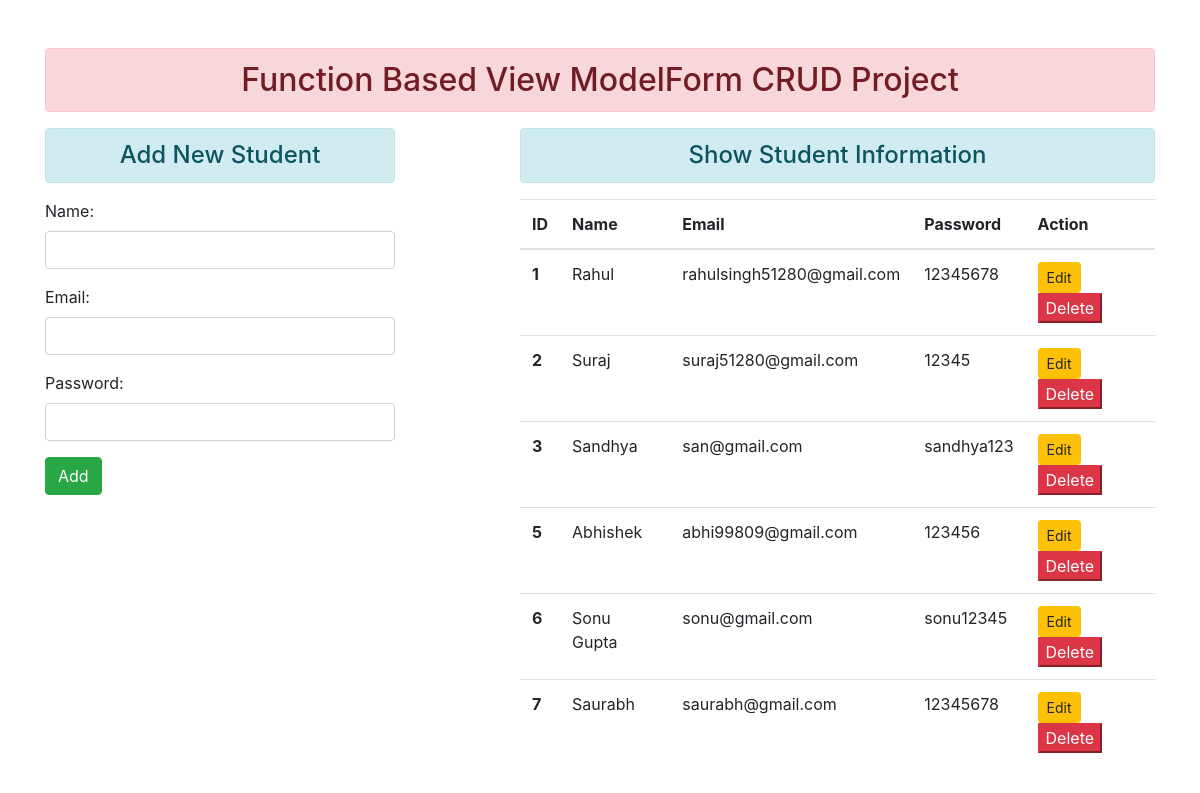
The page / on the database its author committed.
### enroll/models.py (models this page shows)
class user(models.Model):
	name=models.CharField(max_length=70)
	email=models.EmailField(max_length=100)
	password=models.CharField(max_length=100)

### enroll/views.py (the view)
# urls.py: path('',views.add_show,name='addandshow'),
def add_show(request):
	if request.method == 'POST':
		fm =  StudentRegistration(request.POST)
		if fm.is_valid():
			nm = fm.cleaned_data['name']
			em = fm.cleaned_data['email']
			pw = fm.cleaned_data['password']
			reg = user(name=nm,email=em,password=pw)
			reg.save()
			fm =  StudentRegistration()
	else:
		fm =  StudentRegistration()
	stud = user.objects.all()
	return render(request,'enroll/addandshow.html',{'form':fm,'stu':stud})

### enroll/forms.py
class StudentRegistration(forms.ModelForm):
	class Meta:
		model = user
		fields = ['name','email','password']
		widgets = {
		'name':forms.TextInput(attrs={'class':'form-control'}),
		'email':forms.EmailInput(attrs={'class':'form-control'}),
		'password':forms.PasswordInput(render_value=True,attrs={'class':'form-control'}),
		}

### enroll/templates/enroll/addandshow.html (shortened to what this page needs)
{% extends 'enroll/base.html' %}
{% block content%}
<div class="row">
	<div class="col-sm-4">
		<h4 class="text-center alert alert-info">Add New Student</h4>
		<form action="" method="POST">
			{{form.as_p}}
			<input type="submit" name="" value="Add" class="btn btn-success">
		</form>
	</div>
	<div class="col-sm-7 offset-1">
		<h4 class="text-center alert alert-info">Show Student Information</h4>
		{% if stu %}
			<table class="table table-hover">
			  <thead>
			    <tr>
			      <th scope="col">ID</th>
			      <th scope="col">Name</th>
			      <th scope="col">Email</th>
			      <th scope="col">Password</th>
			      <th scope="col">Action</th>
			    </tr>
			  </thead>
			  <tbody>
			  	{% for st in stu %}
			    <tr>
			      <th scope="row">{{st.id}}</th>
			      <td>{{st.name}}</td>
			      <td>{{st.email}}</td>
			      <td>{{st.password}}</td>
			      <td>
			      	<a href="{% url 'updatedata' st.id %}" class="btn btn-warning btn-sm">Edit</a>
			      	<form action="{% url 'deletedata' st.id %}" method="POST" class="d-inline">
			      		<input type="submit" name="" value="Delete" class="bt btn-danger">
			      	</form>
			      </td>
			    </tr>
			    {% endfor %}
			  </tbody>
			</table>
		{% else %}
		<h4 class="text-center alert alert-warning">No Recoreds</h4>
		{% endif %}
	</div>
</div>
{% endblock content%}

### enroll/templates/enroll/base.html (shortened to what this page needs)
<!DOCTYPE html>
{% load static %}
<html>
<head>
	<link rel="stylesheet" type="text/css" href="{% static 'enroll/css/bootstrap.css' %}">
</head>
<body>
<div class="container mt-5">
	<h2 class="text-center alert alert-danger">Function Based View ModelForm CRUD Project</h2>
	{% block content %} {% endblock %}
</div>
</body>
</html>

### rows shown on the page
user: id "1", name "Rahul", email "rahulsingh51280@gmail.com", password "12345678"
user: id "2", name "Suraj", email "suraj51280@gmail.com", password "12345"
user: id "3", name "Sandhya", email "san@gmail.com", password "sandhya123"
user: id "5", name "Abhishek", email "abhi99809@gmail.com", password "123456"
user: id "6", name "Sonu Gupta", email "sonu@gmail.com", password "sonu12345"
user: id "7", name "Saurabh", email "saurabh@gmail.com", password "12345678"
